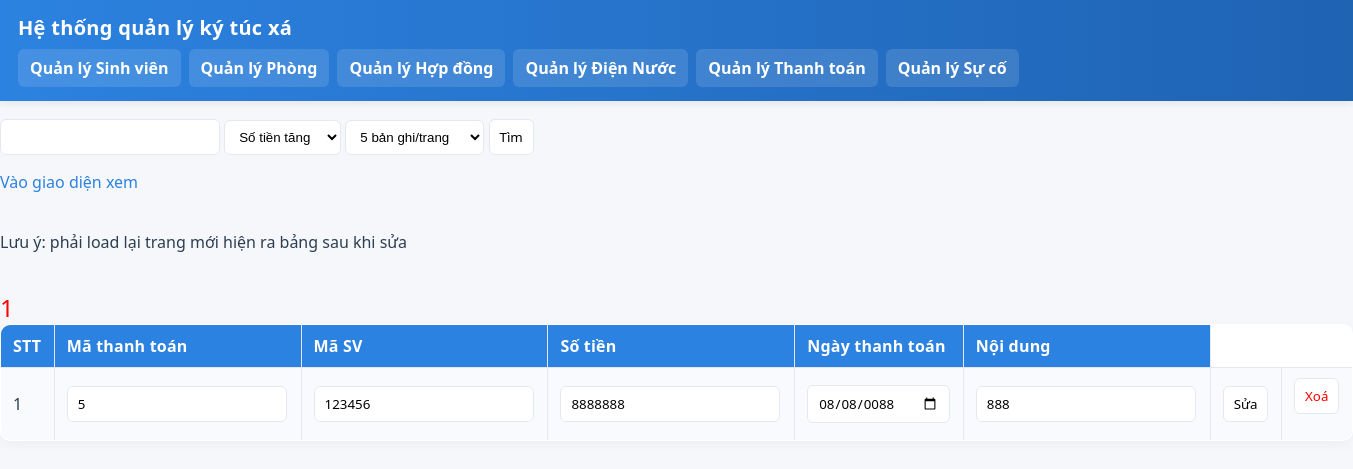
Screenshot of /thanhtoan/edit.php with the database file from the repository.
### tables this page shows
CREATE TABLE `thanhtoan` (
  `MaTT` int(11) NOT NULL,
  `MaSV` varchar(20) DEFAULT NULL,
  `SoTien` int(11) DEFAULT NULL,
  `NgayTT` date DEFAULT NULL,
  `NoiDung` varchar(200) DEFAULT NULL
);

### thanhtoan/edit.php (the view, shortened to what this page needs)
<?php include "../menu.php"; ?>
<!DOCTYPE html>
<html>
<head>
</head>
<body>
<form method="GET">
    <input type="text" name="q" value="<?php echo isset($_GET['q']) ? $_GET['q'] : '' ?>">
    <select name="order">
        <option value="ASC"  <?php if(isset($_GET['order']) && $_GET['order']=="ASC") echo "selected"; ?>>Số tiền tăng</option>
    </select>
    <select name="ppage">
        <?php
            $opts = [5, 10, 20, 30];
            foreach($opts as $o){
                $sel = (isset($_GET['ppage']) && $_GET['ppage'] == $o) ? "selected" : "";
                echo "<option value='$o' $sel>$o bản ghi/trang</option>";
            }
        ?>
    </select>
    <input type="submit" name="btnSubmit" value="Tìm">
</form>
<a href="index.php">Vào giao diện xem</a><br><br>
<p>Lưu ý: phải load lại trang mới hiện ra bảng sau khi sửa</p><br>
<?php
$con = mysqli_connect("localhost", "root", "", "ktx_management", 3306);
if(isset($_GET['order'])){
    if($_GET['order'] == "ASC")  $order = "ORDER BY SoTien ASC";
    if($_GET['order'] == "DESC") $order = "ORDER BY SoTien DESC";
}else{
    $order = "ORDER BY SoTien ASC";
}
$p = isset($_GET['p']) ? (int)$_GET['p'] : 1;
$ppage = isset($_GET['ppage']) ? (int)$_GET['ppage'] : 10;
$start = ($p - 1) * $ppage;
$limit = "LIMIT $start, $ppage";
$q = isset($_GET['q']) ? str_replace("'","", $_GET['q']) : "";
$sqlPage = "
SELECT MaTT FROM thanhtoan
WHERE MaTT LIKE '%$q%' OR MaSV LIKE '%$q%'
";
$resultPage = mysqli_query($con, $sqlPage);
$totalPage = ceil(mysqli_num_rows($resultPage) / $ppage);
$od = isset($_GET['order']) ? $_GET['order'] : "";
for($i=1; $i<=$totalPage; $i++){
    if($i == $p){
        echo "<a href='?q=$q&order=$od&p=$i&ppage=$ppage' style='color:red;font-size:150%'>$i</a> ";
    }else{
        echo "<a href='?q=$q&order=$od&p=$i&ppage=$ppage' style='color:blue;text-decoration:none'>$i</a> ";
    }
}
$sql = "
SELECT MaTT, MaSV, SoTien, NgayTT, NoiDung
FROM thanhtoan
WHERE MaTT LIKE '%$q%' OR MaSV LIKE '%$q%'
$order
$limit
";
$result = mysqli_query($con, $sql);
echo "<table border='1' width='100%'>
<tr>
    <th>STT</th>
    <th>Mã thanh toán</th>
    <th>Mã SV</th>
    <th>Số tiền</th>
    <th>Ngày thanh toán</th>
    <th>Nội dung</th>
</tr>
";
$stt = $start + 1;
while($row = mysqli_fetch_assoc($result)){
    echo "
    <tr>
        <form method='POST'>
        <td>$stt</td>
        <td><input type='text' name='MaTT' value='{$row['MaTT']}' readonly></td>
        <td><input type='text' name='MaSV' value='{$row['MaSV']}' required></td>
        <td><input type='number' name='SoTien' value='{$row['SoTien']}' required></td>
        <td><input type='date' name='NgayTT' value='{$row['NgayTT']}' required></td>
        <td><input type='text' name='NoiDung' value='{$row['NoiDung']}' required></td>
        <td>
            <input type='submit' name='sbtEdit' value='Sửa'>
        </td>
        <input type='hidden' name='p' value='$p'>
        <input type='hidden' name='ppage' value='$ppage'>
        <input type='hidden' name='q' value='$q'>
        <input type='hidden' name='order' value='$od'>
        </form>
        <td>
            <form method='POST'>
                <input type='hidden' name='MaTT' value='{$row['MaTT']}'>
                <input type='submit' name='sbtDel' value='Xoá' style='color:red;'>
            </form>
        </td>
    </tr>
    ";
    $stt++;
}
echo "</table>";
?>
</body>
</html>

### menu.php (style rules this page uses)
:root { --primary: #2c82e0; --primary-dark: #1f63b3; --accent: #2ecc71; --text: #2c3e50; --muted: #607080; --surface: #ffffff; --border: #e5e8f0; --bg: #f5f7fb; }
* { box-sizing: border-box; }
body { margin: 0; font-family: "Segoe UI", Arial, sans-serif; background: var(--bg); color: var(--text); }
a { color: var(--primary); text-decoration: none; }
table { width: 100%; border-collapse: collapse; background: var(--surface); border: 1px solid var(--border); box-shadow: 0 4px 12px rgba(0,0,0,0.04); border-radius: 10px; overflow: hidden; }
th, td { padding: 10px 12px; border: 1px solid var(--border); text-align: left; }
th { background: var(--primary); color: #fff; letter-spacing: 0.2px; }
tr:nth-child(even) td { background: #f8fafe; }
input, button { font-family: inherit; }
input, select { padding: 8px 10px; border-radius: 6px; border: 1px solid var(--border); outline: none; background: #fff; }

### rows the page displays
thanhtoan: MaTT "5", MaSV "123456", SoTien "8888888", NgayTT "08/08/0088", NoiDung "888"

### other values shown
form field ppage "5 bản ghi/trang"
